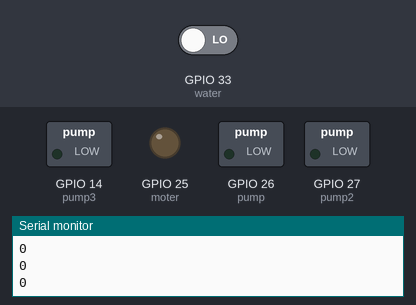
This sketch was run on a simulated ESP32. Shown: switched loads named in the sketch (green lamp = pin HIGH), output pins drawn as LEDs (lit = HIGH), the last lines printed to the serial monitor. The inputs (shaded band) are chosen by the test bench; at power-on: GPIO 33 (water) LOW.

Above: at 1.2 s.
1.3 s: GPIO 33 (water) driven HIGH
At 2.4 s:
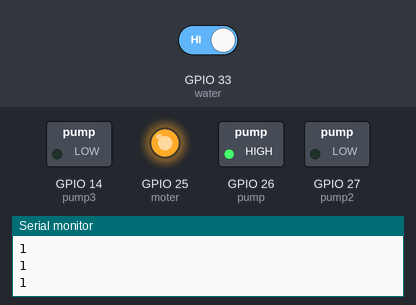
2.8 s: GPIO 33 (water) driven LOW
At 3.5 s:
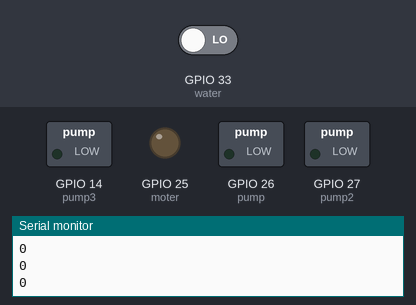
Timing chart, 0 to 5.8 s (numbered marks = the images above; inputs shaded):
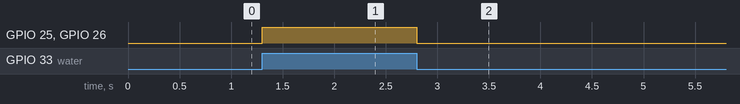

The sketch:

WaterLevelSensor.ino
```cpp
// #define LED 2
#define water 33
#define moter 25
#define pump 26
#define pump2 27
#define pump3 14

void setup() {
  Serial.begin(115200);
  pinMode(water, INPUT_PULLDOWN);
  // pinMode(LED, OUTPUT);
  pinMode(moter, OUTPUT);
  pinMode(pump, OUTPUT);
  pinMode(pump2, OUTPUT);
  pinMode(pump3, OUTPUT);
}

void WaterLevel() {
  //ควบุมระดับน้ำ เปิดน้ำเมื่อลดต่ำกว่ากำหนด
  if (digitalRead(water) == 0) {
    digitalWrite(moter, LOW);
    digitalWrite(pump, LOW);

  } else if (digitalRead(water) > 0) {
    digitalWrite(moter, HIGH);
    digitalWrite(pump, HIGH);
  }
}

void waterpump(int i) {
  //ควบคุม Relay
  digitalWrite(i, LOW);
  // digitalWrite(j, LOW);
  Serial.println("on");
  delay(1000);

  digitalWrite(i, HIGH);
  // digitalWrite(j, 1);
  Serial.println("off");
  delay(1000);
}

void loop() {
  Serial.println(digitalRead(water));
  WaterLevel();
  delay(100);
  // waterpump(pump2);
  // waterpump(pump3);


  // digitalWrite(LED, HIGH);
  // delay(500);
  // digitalWrite(LED, LOW);
}
```

Measured:
- after the input at 1.3 s, GPIO 25 (moter), GPIO 26 (pump): LOW → HIGH at once
- after the input at 2.8 s, GPIO 25 (moter), GPIO 26 (pump): HIGH → LOW at once
